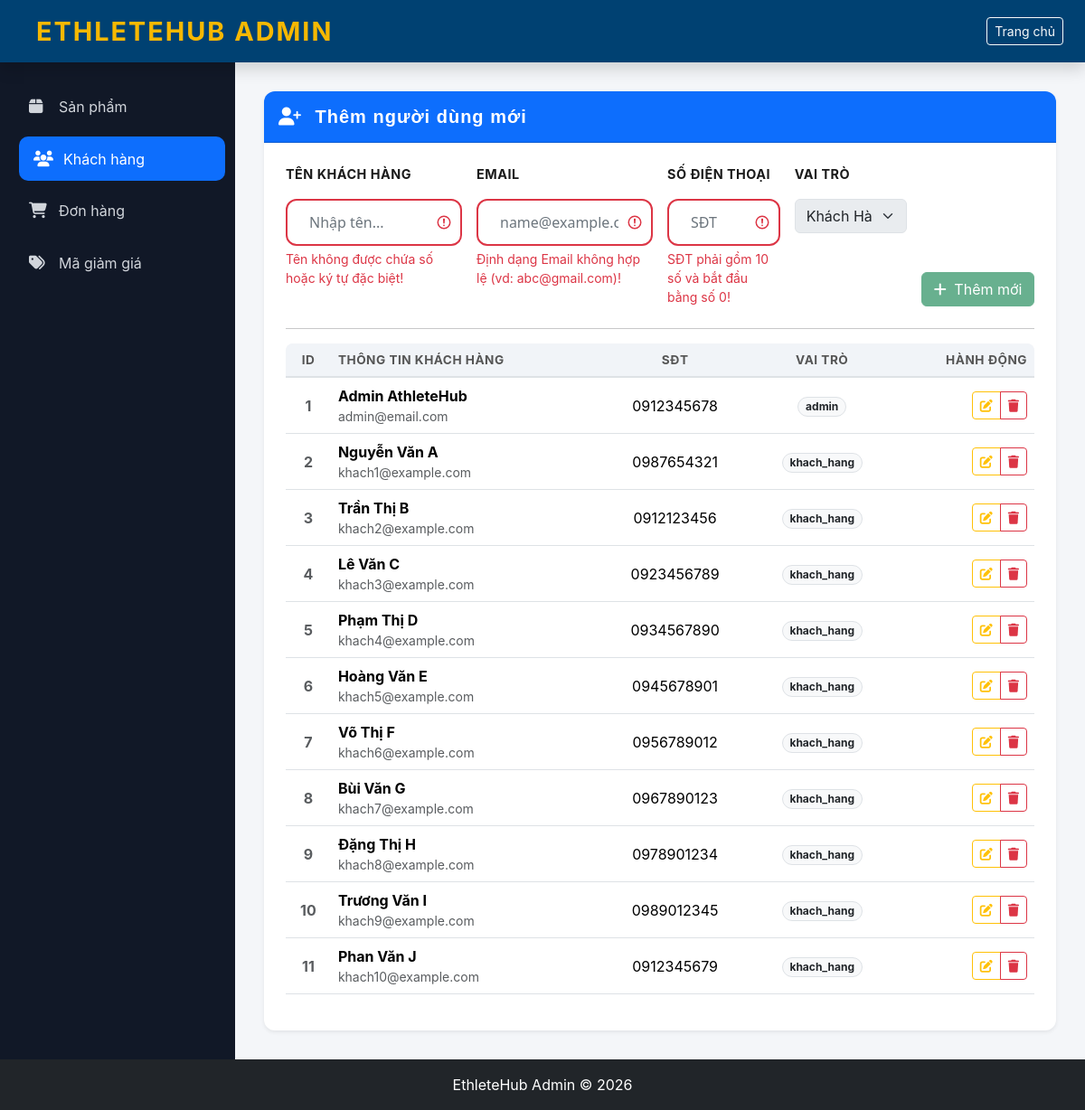
/CRUDuser.php (signed in), run on an earlier commit of the app's database.
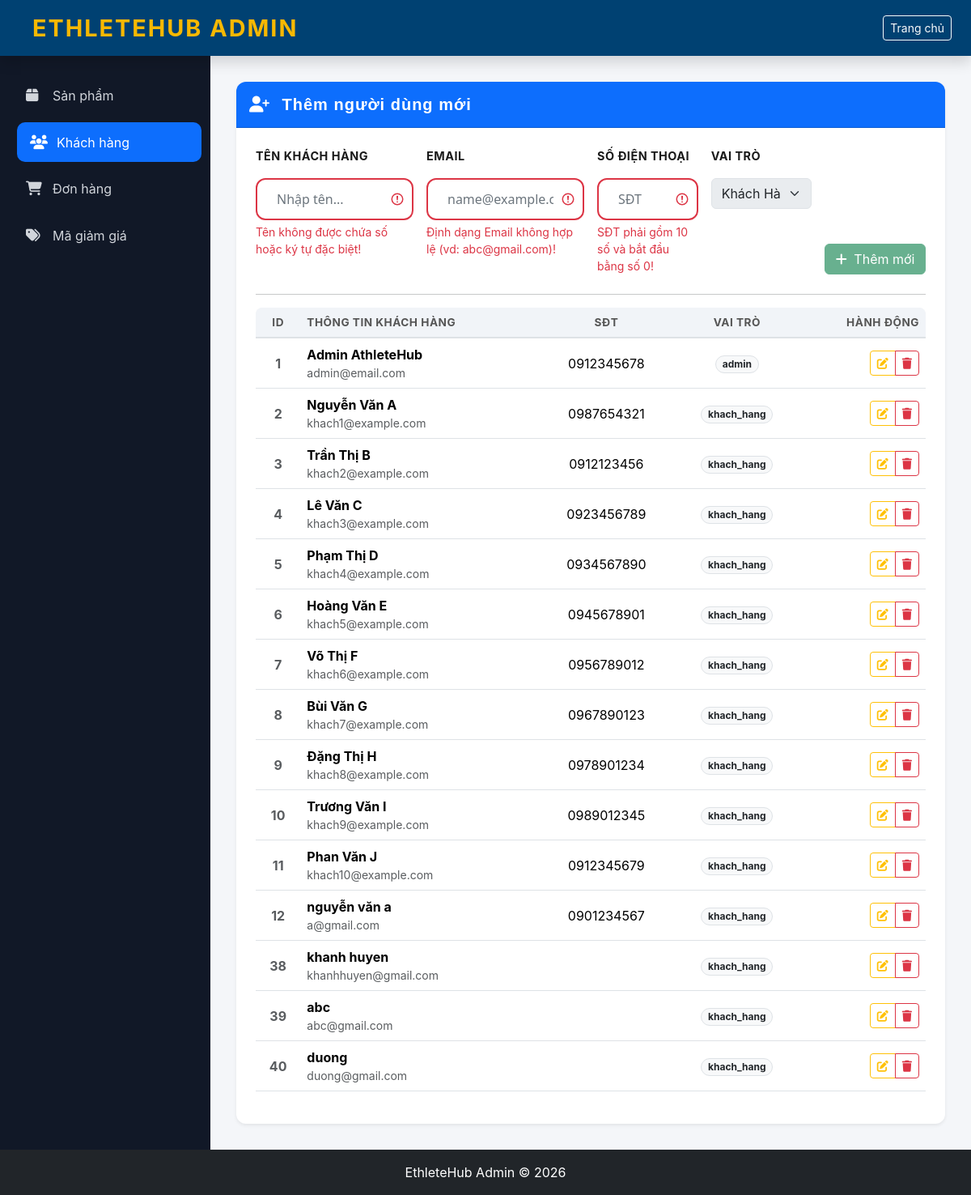
And on a later commit of the database.
### tables this page shows
CREATE TABLE `nguoi_dung` (
  `id` int(11) NOT NULL COMMENT 'ID người dùng',
  `ten` varchar(100) NOT NULL COMMENT 'Họ tên',
  `email` varchar(100) NOT NULL COMMENT 'Email duy nhất',
  `mat_khau` varchar(255) NOT NULL COMMENT 'Mật khẩu hash',
  `so_dien_thoai` varchar(20) DEFAULT NULL COMMENT 'Số điện thoại',
  `dia_chi` text DEFAULT NULL COMMENT 'Địa chỉ',
  `anh_dai_dien` varchar(255) DEFAULT NULL COMMENT 'URL ảnh đại diện',
  `vai_tro` enum('admin','khach_hang') DEFAULT 'khach_hang' COMMENT 'Vai trò: admin hoặc khách hàng',
  `trang_thai` enum('hoat_dong','binh_luan','bi_khoa') DEFAULT 'hoat_dong' COMMENT 'Trạng thái tài khoản',
  `ngay_tao` datetime DEFAULT current_timestamp() COMMENT 'Ngày tạo tài khoản',
  `ngay_cap_nhat` datetime DEFAULT current_timestamp() ON UPDATE current_timestamp() COMMENT 'Ngày cập nhật',
  `lan_dang_nhap_cuoi` datetime DEFAULT NULL COMMENT 'Lần đăng nhập cuối cùng'
);

### model/CRUD.php (called while the page is built, shortened)
<?php
function getAllUsers($conn) {
    $sql = "SELECT id, ten, email, so_dien_thoai, vai_tro FROM nguoi_dung";
    $stmt = $conn->prepare($sql);
    $stmt->execute();
    return $stmt->fetchAll(PDO::FETCH_ASSOC);
}
?>

### CRUDuser.php (the view, shortened to what this page needs)
<?php
require_once 'model/CRUD.php';
$db = new Database();
$conn = $db->connect();
$update_mode = false;
$edit_user = ['id' => '', 'ten' => '', 'email' => '', 'so_dien_thoai' => ''];
$listusers = getAllUsers($conn);
?>
<!DOCTYPE html>
<html lang="vi">
<head>
    <link href="https://cdnjs.cloudflare.com/ajax/libs/bootstrap/5.3.2/css/bootstrap.min.css" rel="stylesheet">
    <link href="https://cdnjs.cloudflare.com/ajax/libs/font-awesome/6.4.0/css/all.min.css" rel="stylesheet">
    <link rel="stylesheet" href="css/variables.css">
    <link rel="stylesheet" href="css/navbar.css">
    <link rel="stylesheet" href="css/hero.css">
    <link rel="stylesheet" href="css/categories.css">
    <link rel="stylesheet" href="css/products.css">
    <link rel="stylesheet" href="css/footer.css">
    <link rel="stylesheet" href="css/utilities.css">
    <link href="css/crud.css" rel="stylesheet" />
    <link rel="stylesheet" href="css/admin-layout.css">
</head>
<body style="background:#f4f6f9;">
    <nav class="navbar navbar-dark bg-dark shadow">
        <div class="container-fluid px-4">
            <span class="navbar-brand fw-bold">
                <i class="bi bi-speedometer2"></i> EthleteHub Admin
            </span>
            <a href="index.php" class="btn btn-outline-light btn-sm">
                <i class="bi bi-house"></i> Trang chủ
            </a>
        </div>
    </nav>
    <div class="layout">
        <aside class="sidebar">
            <ul>
                <li><a href="CRUDproduct.php"><i class="fas fa-box me-2"></i> Sản phẩm</a></li>
                <li><a href="CRUDuser.php" class="active"><i class="fas fa-users me-2"></i> Khách hàng</a></li>
                <li><a href="CRUDdonhang.php"><i class="fas fa-shopping-cart me-2"></i> Đơn hàng</a></li>
                <li><a href="CRUDgiamgia.php"><i class="fas fa-tags me-2"></i> Mã giảm giá</a></li>
            </ul>
        </aside>
        <main class="main-content">
            <div class="container-fluid p-0">
                <div class="card shadow-sm border-0">
                    <div class="card-header bg-primary text-white py-3">
                        <h5 class="mb-0">
                            <i class="fas <?= $update_mode ? 'fa-user-edit' : 'fa-user-plus' ?> me-2"></i>
                            <?= $update_mode ? "Cập nhật người dùng" : "Thêm người dùng mới" ?>
                        </h5>
                    </div>
                    <div class="card-body p-4">
                        <form method="POST" class="row g-3 mb-4">
                            <div class="col-12 col-sm-6 col-lg-3">
                                <label class="form-label small fw-bold">Tên khách hàng</label>
                                <input type="text" name="ten" class="form-control" placeholder="Nhập tên..." value="<?= $edit_user['ten'] ?>" minlength="2" maxlength="100" required>
                                <div class="invalid-feedback">Tên khách hàng không được để trống và phải từ 2 đến 100 ký tự!</div>
                            </div>
                            <div class="col-12 col-sm-6 col-lg-3">
                                <label class="form-label small fw-bold">Email</label>
                                <input type="email" name="email" class="form-control" placeholder="name@example.com" value="<?= $edit_user['email'] ?>" required>
                                <div class="invalid-feedback">Email không hợp lệ!</div>
                            </div>
                            <div class="col-12 col-sm-6 col-lg-2">
                                <label class="form-label small fw-bold">Số điện thoại</label>
                                <input type="text" id="so_dien_thoai" name="so_dien_thoai" class="form-control" placeholder="SĐT" value="<?= $edit_user['so_dien_thoai'] ?>" minlength="10" maxlength="10" required>
                                <div class="invalid-feedback">Số điện thoại không hợp lệ!</div>
                            </div>
                            <div class="col-12 col-sm-6 col-lg-2">
                                <label class="form-label small fw-bold">Vai trò</label>
                                <select class="form-select" disabled>
                                    <option>Khách Hàng</option>
                                </select>
                            </div>
                            <div class="col-12 col-lg-2 d-flex align-items-end">
                                <?php if ($update_mode): ?>
                                    <div class="w-100">
                                        <button name="save_user" class="btn btn-warning w-100 mb-1">Cập nhật</button>
                                        <a href="CRUDuser.php" class="btn btn-light btn-sm w-100 border">Hủy</a>
                                    </div>
                                <?php else: ?>
                                    <button name="save_user" class="btn btn-success w-100"><i class="fas fa-plus me-1"></i> Thêm mới</button>
                                <?php endif; ?>
                            </div>
                        </form>
                        <hr>
                        <div class="table-responsive">
                            <table class="table table-hover align-middle">
                                <thead class="table-light">
                                    <tr>
                                        <th class="text-center">ID</th>
                                        <th>Thông tin khách hàng</th>
                                        <th class="text-center d-none d-md-table-cell">SĐT</th>
                                        <th class="text-center">Vai trò</th>
                                        <th class="text-end">Hành động</th>
                                    </tr>
                                </thead>
                                <tbody>
                                    <?php foreach ($listusers as $user): ?>
                                        <tr>
                                            <td class="text-center fw-bold text-muted"><?= $user['id'] ?></td>
                                            <td>
                                                <div class="fw-bold"><?= htmlspecialchars($user['ten']) ?></div>
                                                <div class="small text-muted"><?= htmlspecialchars($user['email']) ?></div>
                                            </td>
                                            <td class="text-center d-none d-md-table-cell"><?= htmlspecialchars($user['so_dien_thoai']) ?></td>
                                            <td class="text-center">
                                                <span class="badge rounded-pill bg-light text-dark border"><?= $user['vai_tro'] ?></span>
                                            </td>
                                            <td class="text-end">
                                                <div class="btn-group">
                                                    <a href="?edit=<?= $user['id'] ?>" class="btn btn-sm btn-outline-warning" title="Sửa">
                                                        <i class="fas fa-edit"></i>
                                                    </a>
                                                    <a href="?delete=<?= $user['id'] ?>" class="btn btn-sm btn-outline-danger"
                                                        onclick="return confirm('Xóa người dùng này?')" title="Xóa">
                                                        <i class="fas fa-trash"></i>
                                                    </a>
                                                </div>
                                            </td>
                                        </tr>
                                    <?php endforeach; ?>
                                </tbody>
                            </table>
                        </div>
                    </div>
                </div>
            </div>
        </main>
    </div>
    <footer class="bg-dark text-white text-center py-3">
        EthleteHub Admin © 2026
    </footer>
</body>
</html>

### css/variables.css (style rules this page uses)
:root { --primary: #ff6b35; --primary-dark: #ff5220; --primary-light: #ff8555; --secondary: #004e89; --secondary-dark: #003d6b; --secondary-light: #0066b3; --accent: #f7b801; --accent-dark: #d99e00; --accent-light: #ffc928; --success: #06d6a0; --warning: #ffa500; --danger: #ef476f; --dark: #1a1a1a; --light: #f8f9fa; --white: #ffffff; --gray: #6c757d; --gray-light: #e9ecef; --spacing-xs: 0.25rem; --spacing-sm: 0.5rem; --spacing-md: 1rem; --spacing-lg: 1.5rem; --spacing-xl: 2rem; --spacing-2xl: 3rem; --spacing-3xl: 4rem; --border-radius-sm: 8px; --border-radius: 12px; --border-radius-lg: 16px; --border-radius-full: 50px; --font-primary: 'Segoe UI', Tahoma, Geneva, Verdana, sans-serif; --font-display: 'Trebuchet MS', sans-serif; --font-size-xs: 0.75rem; --font-size-sm: 0.875rem; --font-size-base: 1rem; --font-size-lg: 1.125rem; --font-size-xl: 1.5rem; --font-size-2xl: 2rem; --font-size-3xl: 3rem; --font-size-4xl: 4rem; --font-weight-normal: 400; --font-weight-semibold: 600; --font-weight-bold: 700; --font-weight-extra-bold: 800; --font-weight-black: 900; --shadow-sm: 0 2px 4px rgba(0, 0, 0, 0.1); --shadow-md: 0 5px 15px rgba(0, 0, 0, 0.08); --shadow-lg: 0 10px 30px rgba(0, 0, 0, 0.12); --shadow-xl: 0 15px 40px rgba(0, 0, 0, 0.15); --transition-fast: 0.2s ease; --transition-base: 0.3s ease; --transition-slow: 0.5s ease; --line-height-tight: 1.2; --line-height-base: 1.5; --line-height-relaxed: 1.75; }
* { margin: 0; padding: 0; box-sizing: border-box; }
html { scroll-behavior: smooth; }
body { font-family: var(--font-primary); font-size: var(--font-size-base); line-height: var(--line-height-base); color: var(--dark); background-color: var(--white); overflow-x: hidden; }
h1, h2, h3, h4, h5, h6 { font-family: var(--font-display); font-weight: var(--font-weight-extra-bold); letter-spacing: 1px; }
a { color: var(--primary); text-decoration: none; transition: color var(--transition-base); }

### css/navbar.css (style rules this page uses)
.navbar { background-color: #004172 !important; }
.navbar-brand { font-size: 1.8rem; font-weight: var(--font-weight-black); color: var(--accent) !important; text-transform: uppercase; letter-spacing: 2px; display: flex; align-items: center; gap: var(--spacing-md); transition: transform var(--transition-base); }

### css/utilities.css (style rules this page uses)
.text-dark { color: var(--dark); }
.text-center { text-align: center; }
.bg-primary { background-color: var(--primary); }
.bg-dark { background-color: var(--dark); }
.bg-light { background-color: var(--light); }
.shadow-sm { box-shadow: var(--shadow-sm); }
.border { border: 1px solid var(--gray-light); }
.form-control { padding: 12px var(--spacing-lg); border: 2px solid var(--gray-light); border-radius: var(--border-radius); font-size: 1rem; font-family: var(--font-primary); transition: all var(--transition-base); }
.form-control::placeholder { color: var(--gray); }
.form-label { display: block; margin-bottom: var(--spacing-md); font-weight: var(--font-weight-bold); color: var(--dark); text-transform: uppercase; font-size: 0.9rem; letter-spacing: 0.5px; }

### css/crud.css (style rules this page uses)
body { background-color: #f8f9fa; font-family: 'Inter', sans-serif; }
.table thead th { background-color: #f1f4f8; border-bottom: 2px solid #dee2e6; text-transform: uppercase; font-size: 0.85rem; letter-spacing: 0.5px; color: #555; }

### css/admin-layout.css (style rules this page uses)
:root { --sidebar-width: 260px; --dark-bg: #111827; --sidebar-hover: #1f2937; --primary-color: #0d6efd; --transition-speed: 0.3s; }
body { background-color: #f4f6f9; font-family: 'Inter', system-ui, -apple-system, sans-serif; }
.layout { display: flex; min-height: calc(100vh - 56px); }
.sidebar { width: var(--sidebar-width); background: var(--dark-bg); color: #fff; padding: 1.5rem 1rem; flex-shrink: 0; transition: all var(--transition-speed); }
.sidebar ul { list-style: none; padding: 0; }
.sidebar li { margin-bottom: 0.5rem; }
.sidebar a { display: flex; align-items: center; padding: 0.8rem 1rem; color: #d1d5db; text-decoration: none; border-radius: 10px; transition: all 0.2s; }
.sidebar a i { width: 25px; font-size: 1.1rem; }
.sidebar a:hover, .sidebar a.active { background: var(--sidebar-hover); color: #fff; transform: translateX(5px); }
.sidebar a.active { background: var(--primary-color); }
.main-content { flex: 1; padding: 2rem; width: 100%; overflow-x: hidden; }
.card { border-radius: 12px; overflow: hidden; }
.table thead { background-color: #f8f9fa; }
.table-responsive { border-radius: 8px; }

What changed in the data, as far as the page shows it:
added nguoi_dung: id "12", ten "nguyễn văn a", email "a@gmail.com", so_dien_thoai "0901234567", vai_tro "khach_hang"
added nguoi_dung: id "38", ten "khanh huyen", email "khanhhuyen@gmail.com", vai_tro "khach_hang"
added nguoi_dung: id "39", ten "abc", email "abc@gmail.com", vai_tro "khach_hang"
added nguoi_dung: id "40", ten "duong", email "duong@gmail.com", vai_tro "khach_hang"
